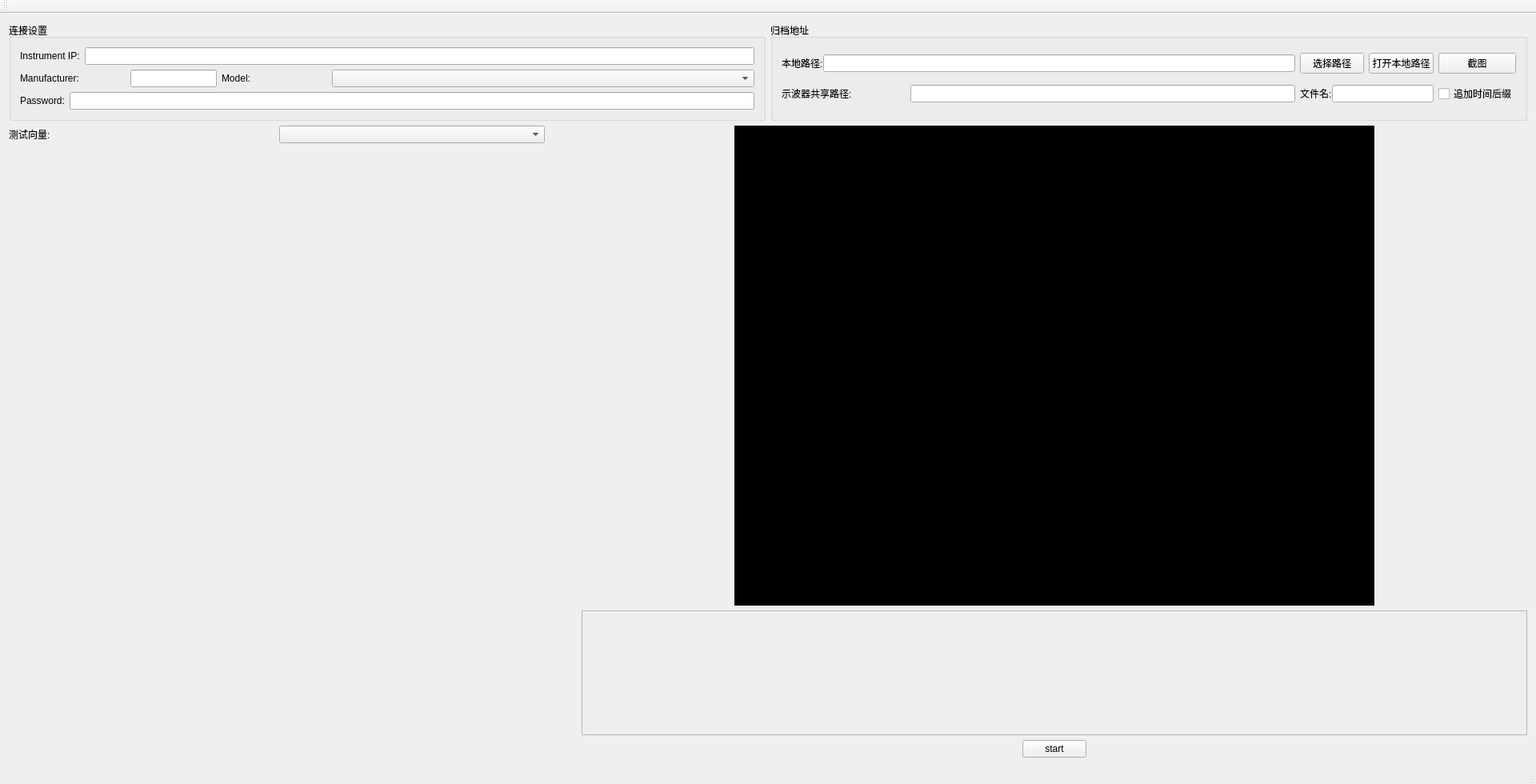
<?xml version="1.0" encoding="UTF-8"?>
<ui version="4.0">
 <class>MainWindow</class>
 <widget class="QMainWindow" name="MainWindow">
  <property name="geometry">
   <rect>
    <x>0</x>
    <y>0</y>
    <width>1920</width>
    <height>980</height>
   </rect>
  </property>
  <property name="sizePolicy">
   <sizepolicy hsizetype="Preferred" vsizetype="Preferred">
    <horstretch>0</horstretch>
    <verstretch>0</verstretch>
   </sizepolicy>
  </property>
  <property name="minimumSize">
   <size>
    <width>0</width>
    <height>0</height>
   </size>
  </property>
  <property name="maximumSize">
   <size>
    <width>16777215</width>
    <height>16777215</height>
   </size>
  </property>
  <property name="windowTitle">
   <string>PI自动化测试工具</string>
  </property>
  <property name="windowIcon">
   <iconset resource="res.qrc">
    <normaloff>:/res/top_icon.png</normaloff>:/res/top_icon.png</iconset>
  </property>
  <widget class="QWidget" name="centralWidget">
   <layout class="QVBoxLayout" name="verticalLayout_5">
    <item>
     <layout class="QVBoxLayout" name="verticalLayout_3">
      <item>
       <layout class="QHBoxLayout" name="horizontalLayout_9" stretch="1,1">
        <item>
         <widget class="QGroupBox" name="groupBox">
          <property name="title">
           <string>连接设置</string>
          </property>
          <layout class="QHBoxLayout" name="horizontalLayout_12">
           <item>
            <layout class="QVBoxLayout" name="verticalLayout_2">
             <item>
              <layout class="QHBoxLayout" name="horizontalLayout_18">
               <item>
                <widget class="QLabel" name="label_42">
                 <property name="text">
                  <string>Instrument IP:</string>
                 </property>
                </widget>
               </item>
               <item>
                <widget class="QLineEdit" name="lineEdit_inst_ip"/>
               </item>
              </layout>
             </item>
             <item>
              <layout class="QHBoxLayout" name="horizontalLayout_16" stretch="1,0,1,4">
               <item>
                <widget class="QLabel" name="label_40">
                 <property name="text">
                  <string>Manufacturer:</string>
                 </property>
                </widget>
               </item>
               <item>
                <widget class="QLineEdit" name="lineEdit_inst_manufacturer"/>
               </item>
               <item>
                <widget class="QLabel" name="label_41">
                 <property name="text">
                  <string>Model:</string>
                 </property>
                </widget>
               </item>
               <item>
                <widget class="QComboBox" name="comboBox_inst_model">
                 <property name="editable">
                  <bool>false</bool>
                 </property>
                </widget>
               </item>
              </layout>
             </item>
             <item>
              <layout class="QHBoxLayout" name="horizontalLayout_17">
               <item>
                <widget class="QLabel" name="label_39">
                 <property name="text">
                  <string>Password:</string>
                 </property>
                </widget>
               </item>
               <item>
                <widget class="QLineEdit" name="lineEdit_password">
                 <property name="inputMethodHints">
                  <set>Qt::ImhHiddenText|Qt::ImhNoAutoUppercase|Qt::ImhNoPredictiveText|Qt::ImhSensitiveData</set>
                 </property>
                 <property name="echoMode">
                  <enum>QLineEdit::Password</enum>
                 </property>
                </widget>
               </item>
              </layout>
             </item>
            </layout>
           </item>
          </layout>
         </widget>
        </item>
        <item>
         <widget class="QGroupBox" name="groupBox_screenshot_2">
          <property name="title">
           <string>归档地址</string>
          </property>
          <layout class="QHBoxLayout" name="horizontalLayout_20">
           <item>
            <layout class="QGridLayout" name="gridLayout_6">
             <item row="1" column="1" colspan="2">
              <layout class="QHBoxLayout" name="horizontalLayout_13">
               <property name="spacing">
                <number>0</number>
               </property>
               <item>
                <widget class="QLabel" name="label_36">
                 <property name="text">
                  <string>文件名:</string>
                 </property>
                </widget>
               </item>
               <item>
                <widget class="QLineEdit" name="lineEdit_pic_name"/>
               </item>
              </layout>
             </item>
             <item row="1" column="0">
              <layout class="QHBoxLayout" name="horizontalLayout_14" stretch="1,3">
               <property name="spacing">
                <number>0</number>
               </property>
               <item>
                <widget class="QLabel" name="label_37">
                 <property name="text">
                  <string>示波器共享路径:</string>
                 </property>
                </widget>
               </item>
               <item>
                <widget class="QLineEdit" name="lineEdit_pic_share_path"/>
               </item>
              </layout>
             </item>
             <item row="0" column="1">
              <widget class="QPushButton" name="pushButton_select_local_path_2">
               <property name="text">
                <string>选择路径</string>
               </property>
              </widget>
             </item>
             <item row="0" column="2">
              <widget class="QPushButton" name="pushButton_open_local_path_2">
               <property name="text">
                <string>打开本地路径</string>
               </property>
              </widget>
             </item>
             <item row="0" column="0">
              <layout class="QHBoxLayout" name="horizontalLayout_15">
               <property name="spacing">
                <number>0</number>
               </property>
               <item>
                <widget class="QLabel" name="label_38">
                 <property name="text">
                  <string>本地路径:</string>
                 </property>
                </widget>
               </item>
               <item>
                <widget class="QLineEdit" name="lineEdit_local_pic_path"/>
               </item>
              </layout>
             </item>
             <item row="1" column="3">
              <widget class="QCheckBox" name="checkBox_auto_name_2">
               <property name="text">
                <string>追加时间后缀</string>
               </property>
              </widget>
             </item>
             <item row="0" column="3">
              <widget class="QPushButton" name="pushButton_screenshot_2">
               <property name="text">
                <string>截图</string>
               </property>
              </widget>
             </item>
            </layout>
           </item>
          </layout>
         </widget>
        </item>
       </layout>
      </item>
      <item>
       <layout class="QHBoxLayout" name="horizontalLayout" stretch="3,5">
        <item>
         <layout class="QVBoxLayout" name="verticalLayout_4" stretch="1,15">
          <item>
           <layout class="QHBoxLayout" name="horizontalLayout_2">
            <item>
             <widget class="QLabel" name="label_52">
              <property name="text">
               <string>测试向量:</string>
              </property>
             </widget>
            </item>
            <item>
             <widget class="QComboBox" name="comboBox_vec">
              <property name="editable">
               <bool>false</bool>
              </property>
             </widget>
            </item>
            <item>
             <spacer name="horizontalSpacer">
              <property name="orientation">
               <enum>Qt::Horizontal</enum>
              </property>
              <property name="sizeType">
               <enum>QSizePolicy::Fixed</enum>
              </property>
              <property name="sizeHint" stdset="0">
               <size>
                <width>40</width>
                <height>20</height>
               </size>
              </property>
             </spacer>
            </item>
           </layout>
          </item>
          <item>
           <widget class="InstrumentWidget" name="widget" native="true"/>
          </item>
         </layout>
        </item>
        <item>
         <layout class="QVBoxLayout" name="verticalLayout" stretch="0,6,1">
          <item>
           <layout class="QHBoxLayout" name="horizontalLayout_4">
            <item>
             <spacer name="horizontalSpacer_4">
              <property name="orientation">
               <enum>Qt::Horizontal</enum>
              </property>
              <property name="sizeHint" stdset="0">
               <size>
                <width>40</width>
                <height>20</height>
               </size>
              </property>
             </spacer>
            </item>
            <item>
             <widget class="WidgetContainer" name="widget_vnc" native="true">
              <property name="sizePolicy">
               <sizepolicy hsizetype="Fixed" vsizetype="Fixed">
                <horstretch>0</horstretch>
                <verstretch>0</verstretch>
               </sizepolicy>
              </property>
              <property name="minimumSize">
               <size>
                <width>800</width>
                <height>600</height>
               </size>
              </property>
              <property name="maximumSize">
               <size>
                <width>800</width>
                <height>600</height>
               </size>
              </property>
              <property name="focusPolicy">
               <enum>Qt::ClickFocus</enum>
              </property>
              <property name="styleSheet">
               <string notr="true">background-color: rgb(0, 0, 0);</string>
              </property>
             </widget>
            </item>
            <item>
             <spacer name="horizontalSpacer_5">
              <property name="orientation">
               <enum>Qt::Horizontal</enum>
              </property>
              <property name="sizeHint" stdset="0">
               <size>
                <width>40</width>
                <height>20</height>
               </size>
              </property>
             </spacer>
            </item>
           </layout>
          </item>
          <item>
           <widget class="QTextEdit" name="textEdit">
            <property name="styleSheet">
             <string notr="true">QTextEdit 
{ 
background-color: #eee 
}</string>
            </property>
            <property name="readOnly">
             <bool>true</bool>
            </property>
           </widget>
          </item>
          <item>
           <layout class="QHBoxLayout" name="horizontalLayout_3">
            <item>
             <spacer name="horizontalSpacer_2">
              <property name="orientation">
               <enum>Qt::Horizontal</enum>
              </property>
              <property name="sizeHint" stdset="0">
               <size>
                <width>40</width>
                <height>20</height>
               </size>
              </property>
             </spacer>
            </item>
            <item>
             <widget class="QPushButton" name="start">
              <property name="text">
               <string>start</string>
              </property>
              <property name="checkable">
               <bool>true</bool>
              </property>
             </widget>
            </item>
            <item>
             <spacer name="horizontalSpacer_3">
              <property name="orientation">
               <enum>Qt::Horizontal</enum>
              </property>
              <property name="sizeHint" stdset="0">
               <size>
                <width>40</width>
                <height>20</height>
               </size>
              </property>
             </spacer>
            </item>
           </layout>
          </item>
         </layout>
        </item>
       </layout>
      </item>
     </layout>
    </item>
   </layout>
  </widget>
  <widget class="QMenuBar" name="menuBar">
   <property name="geometry">
    <rect>
     <x>0</x>
     <y>0</y>
     <width>1920</width>
     <height>23</height>
    </rect>
   </property>
  </widget>
  <widget class="QToolBar" name="mainToolBar">
   <attribute name="toolBarArea">
    <enum>TopToolBarArea</enum>
   </attribute>
   <attribute name="toolBarBreak">
    <bool>false</bool>
   </attribute>
  </widget>
  <widget class="QStatusBar" name="statusBar"/>
 </widget>
 <layoutdefault spacing="6" margin="11"/>
 <customwidgets>
  <customwidget>
   <class>InstrumentWidget</class>
   <extends>QWidget</extends>
   <header>instrumentwidget.h</header>
   <container>1</container>
  </customwidget>
  <customwidget>
   <class>WidgetContainer</class>
   <extends>QWidget</extends>
   <header>widgetcontainer.h</header>
   <container>1</container>
  </customwidget>
 </customwidgets>
 <resources>
  <include location="res.qrc"/>
 </resources>
 <connections/>
</ui>
